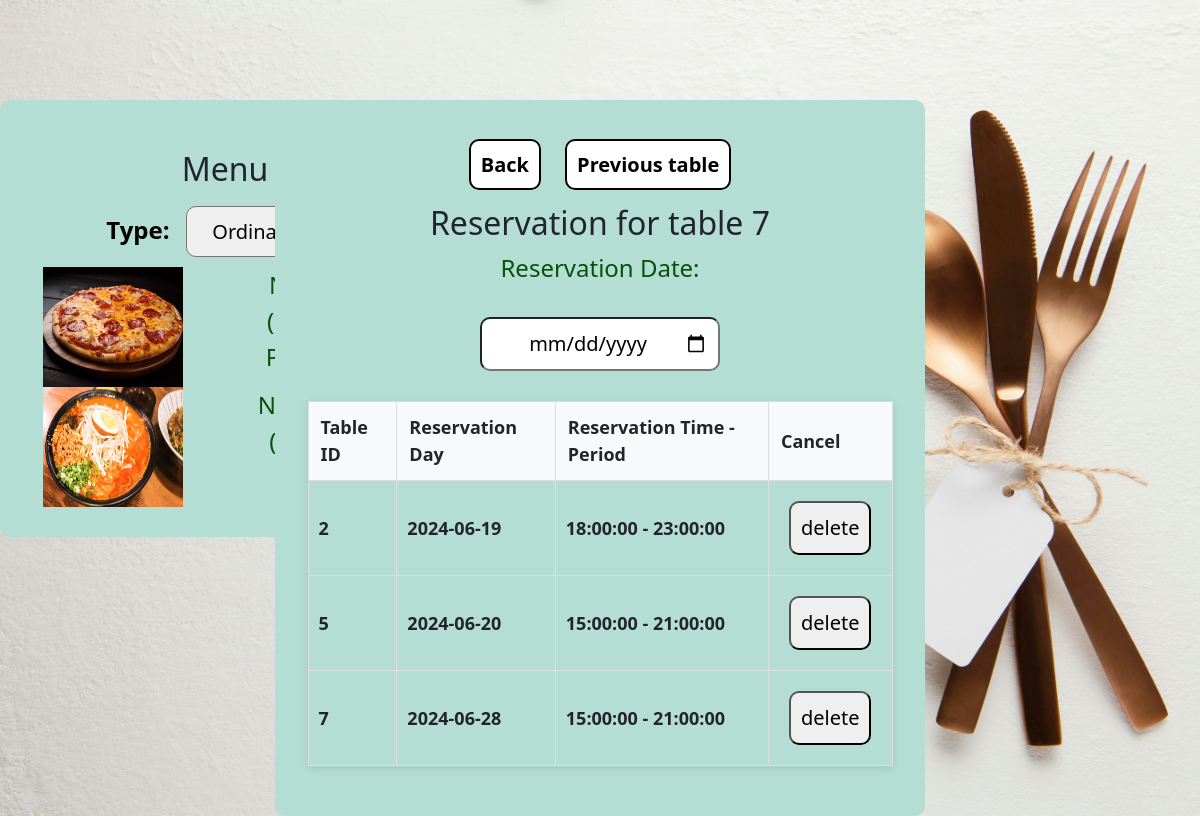
The app's page /Restaurant/reservation.php?table=7 (signed in) with its own data.
### tables this page shows
CREATE TABLE `menu` (
  `dishId` int(11) NOT NULL,
  `dishName` varchar(50) NOT NULL,
  `dishPicture` varchar(100) NOT NULL,
  `dishType` varchar(30) NOT NULL,
  `dishPrice` decimal(5,2) NOT NULL
);

CREATE TABLE `reservation` (
  `reservationId` int(11) NOT NULL,
  `tableId` int(11) NOT NULL,
  `userId` int(11) NOT NULL,
  `reservationDay` date DEFAULT NULL,
  `reservationTime` time DEFAULT NULL,
  `period` time NOT NULL
);

### Restaurant/reservation.php (the view, shortened to what this page needs)
<!DOCTYPE html>
<html lang="en">
<head>
    <link href="https://cdn.jsdelivr.net/npm/bootstrap@5.3.2/dist/css/bootstrap.min.css" rel="stylesheet"
>
    <link rel="stylesheet" href="https://cdn.jsdelivr.net/npm/bootstrap-icons@1.11.3/font/bootstrap-icons.min.css">
    <link rel="stylesheet" href="https://cdnjs.cloudflare.com/ajax/libs/font-awesome/4.7.0/css/font-awesome.min.css">
    <link rel="stylesheet" href="SideStyle.css">
</head>
<body>
<form class="menuForm">
    <h2>Menu</h2>
    <label class="bold">Type:
        <select class="inputok" id="dishTypeSelect" onchange="fetchDishesByType()">
                <option>Ordinary</option>
            <?php
            global $conn;
            ?>
        </select>
    </label>
    <div class="container text-center" id="dishContainer">
        <?php
        $command = "SELECT * FROM menu";
        $stmt = $conn->prepare($command);
        $stmt->execute();
        $result = $stmt->get_result();
        if ($result->num_rows > 0) {
            while ($row = $result->fetch_assoc()) {
                echo '<div class="row align-items-start">';
                echo '<div class="col"><img src="' . $row['dishPicture'] . '" alt="img" width="140px" height="120px"/></div>';
                echo "<div class='col'><div class='row align-items-start'><label>Name: " . $row['dishName'] . " (" . $row['dishType'] . ")</label></div>";
                echo "<div class='row align-items-start'><label>Price: " . $row['dishPrice'] . "€</label></div>";
                echo '</div></div>';
            }
        }
        ?>
    </div>
</form>
<form method="post"
      action="reservation.php?table=<?php if (isset($_GET['table']) && $_GET['table'] > 0 && $_GET['table'] <= $_SESSION['maxTableId']) echo $_GET['table']; else {
          header('location:tables.php');
          exit();
      } ?>&" class="reservationForm">
    <a class="nextPage" href="tables.php">Back</a>
    <?php if ($_GET['table'] > 1) echo "<a class=\"nextPage\" href=\"reservation.php?table=" . ($_GET['table'] - 1) . "\">Previous table</a>"; ?>
    <?php if ($_GET['table'] < $_SESSION['maxTableId']) echo "<a class=\"nextPage\" href=\"reservation.php?table=" . ($_GET['table'] + 1) . "\">Next table</a>";
    echo "<br><br><h2>Reservation for table " . $_GET['table'] . "</h2>";
    $today = date("Y-m-d");
    $sql = $conn->prepare("SELECT reservation.* FROM user
        INNER JOIN reservation ON user.userId = reservation.userId
        WHERE reservation.reservationDay >= ? AND user.userId = ?
        ORDER BY reservation.reservationDay ASC;");
    $sql->bind_param('si', $today, $_SESSION['userID']);
    $sql->execute();
    $result = $sql->get_result();
    if ($result->num_rows >= 0 && $result->num_rows < 5) {
        echo '<label for="res" class="fix">Reservation Date:</label><br><br>';
        if (!isset($_POST['day'])) {
            echo '<input type="date" style="width: 240px" class="inputok" name="day" id="day" onchange="activateSubmit()">';
        } else {
            echo "<input type=\"date\" name=\"day\" class=\"inputok\"id=\"day\" value=\"" . $_POST['day'] . "\" onchange=\"activateSubmit()\">";
        }
        echo "<input type='submit' name='action' id='submitButton' value='day' style='display: none;'><br>";
    } else {
        $_SESSION['reservationMessage'] = "You have too many reservations, you can't reserve more tables today.";
    }
    $t = time();
    $currentTime = date("Y-m-d", $t);
    if ($_SESSION['privalage'] == "admin" || $_SESSION['privalage'] == "worker") {
        $sql = mysqli_prepare($conn, "SELECT CONCAT(user.firstName, ' ', user.lastName) AS name, reservation.*
        FROM user
        INNER JOIN reservation ON user.userId = reservation.userId
        WHERE reservation.reservationDay >= ? AND reservation.tableId = ?
        ORDER BY reservation.reservationDay ASC;");
        $sql->bind_param('si', $currentTime, $_GET['table']);
    } else {
        $sql = mysqli_prepare($conn, "SELECT * FROM reservation where userId = ? and reservationDay>= ? ORDER BY reservationDay ASC,reservationTime ASC;");
        $sql->bind_param('is', $_SESSION['userID'], $currentTime);
    }
    $sql->execute();
    $result = $sql->get_result();
    if ($result->num_rows > 0) {
        echo '<div style="display: flex; justify-content: center; align-items: center;">';
        echo '<br><br><table border="1" style="border-collapse: collapse; width: 90%; margin: 20px auto; font-size: 18px; text-align: left; box-shadow: 0 2px 8px rgba(0, 0, 0, 0.1);">';
        echo '<thead style="background-color: #f8f9fa;">';
        echo '<tr>';
        if ($_SESSION['privalage'] != "admin" && $_SESSION['privalage'] != "worker") {
            echo '<th style="padding: 12px; border: 1px solid #ddd;">Table ID</th>';
        } else {
            echo '<th style="padding: 12px; border: 1px solid #ddd;">Name</th>';
        }
        echo '<th style="padding: 12px; border: 1px solid #ddd;">Reservation Day</th>';
        echo '<th style="padding: 12px; border: 1px solid #ddd;">Reservation Time - Period</th>';
        echo '<th style="padding: 12px; border: 1px solid #ddd;">Cancel</th>';
        echo '</tr>';
        echo '</thead>';
        echo '<tbody>';
        while ($row = $result->fetch_assoc()) {
            echo '<tr>';
            if ($_SESSION['privalage'] != "admin" && $_SESSION['privalage'] != "worker") {
                echo '<th style="padding: 10px; border: 1px solid #ddd;">' . $row['tableId'] . '</th>';
            } else {
                echo '<th style="padding: 10px; border: 1px solid #ddd;">' . $row['name'] . '</th>';
            }
            echo '<th style="padding: 10px; border: 1px solid #ddd;">' . $row['reservationDay'] . '</th>';
            echo '<th style="padding: 10px; border: 1px solid #ddd;">' . $row['reservationTime'] . ' - ' . $row['period'] . '</th>';
            echo '<th style="padding: 10px; border: 1px solid #ddd;">
    <form method="post" action="reservation.php?table=' . $_GET['table'] . '" >
    <input type="submit" name="delete" value="delete" class="inputok" onclick="confirmDeletion();">
    <input type="hidden" name="reservation" value="' . $row['reservationId'] . '">
    </form>
    <script type="text/javascript">
    function confirmDeletion() {
    return confirm("Are you sure you want to delete this reservation?");
        }
    </script>
    </th>';
            echo '</tr>';
        }
        echo '</tbody>';
        echo '</table><br>';
    }
    echo '</div>';
    echo '</form>';
    ?>
</body>
</html>

### Restaurant/SideStyle.css (style rules this page uses)
body { background-color: cornflowerblue; background-image: url("logPic.jpg"); background-size: cover; background-repeat: no-repeat; background-attachment: fixed; }
.nextPage { text-decoration: none; color: #000000; font-weight: bold; background-color:white; border: 2px solid #000000; transition: background-color 0.3s ease; border-radius: 10px; font-size: 20px; padding: 10px; margin: 10px; }
.inputok { transition: background-color 0.3s ease; border-radius: 10px; font-size: 20px; padding: 10px; margin: 10px; text-align: center; }
.mainForm,.reservationForm { -webkit-animation: fadeIn 1s; padding-top: 50px; padding-bottom: 30px; text-align: center; position: absolute; top: 100px; width:450px; margin: auto; right:0; left: 0; background-color: #b4ddd3; border-radius: 10px; }
.menuForm { -webkit-animation: fadeIn 1s; padding-top: 50px; padding-bottom: 30px; text-align: center; position: absolute; top: 100px; width:450px ; margin: auto; right:1300px; left: 0; background-color: #b4ddd3; border-radius: 10px; }
.reservationForm { width:650px ; }
label { color: #09500c; font-size: 24px; }
.fix { height: 10px; }
.bold { font-weight: bold; color: black; }

### records on screen
menu: dishPicture (picture)
menu: dishPicture (picture)
reservation: tableId "2", reservationDay "2024-06-19", reservationTime "18:00:00", period "23:00:00"
reservation: tableId "5", reservationDay "2024-06-20", reservationTime "15:00:00", period "21:00:00"
reservation: tableId "7", reservationDay "2024-06-28", reservationTime "15:00:00", period "21:00:00"

### other values on screen
$_GET['table'] "7"
